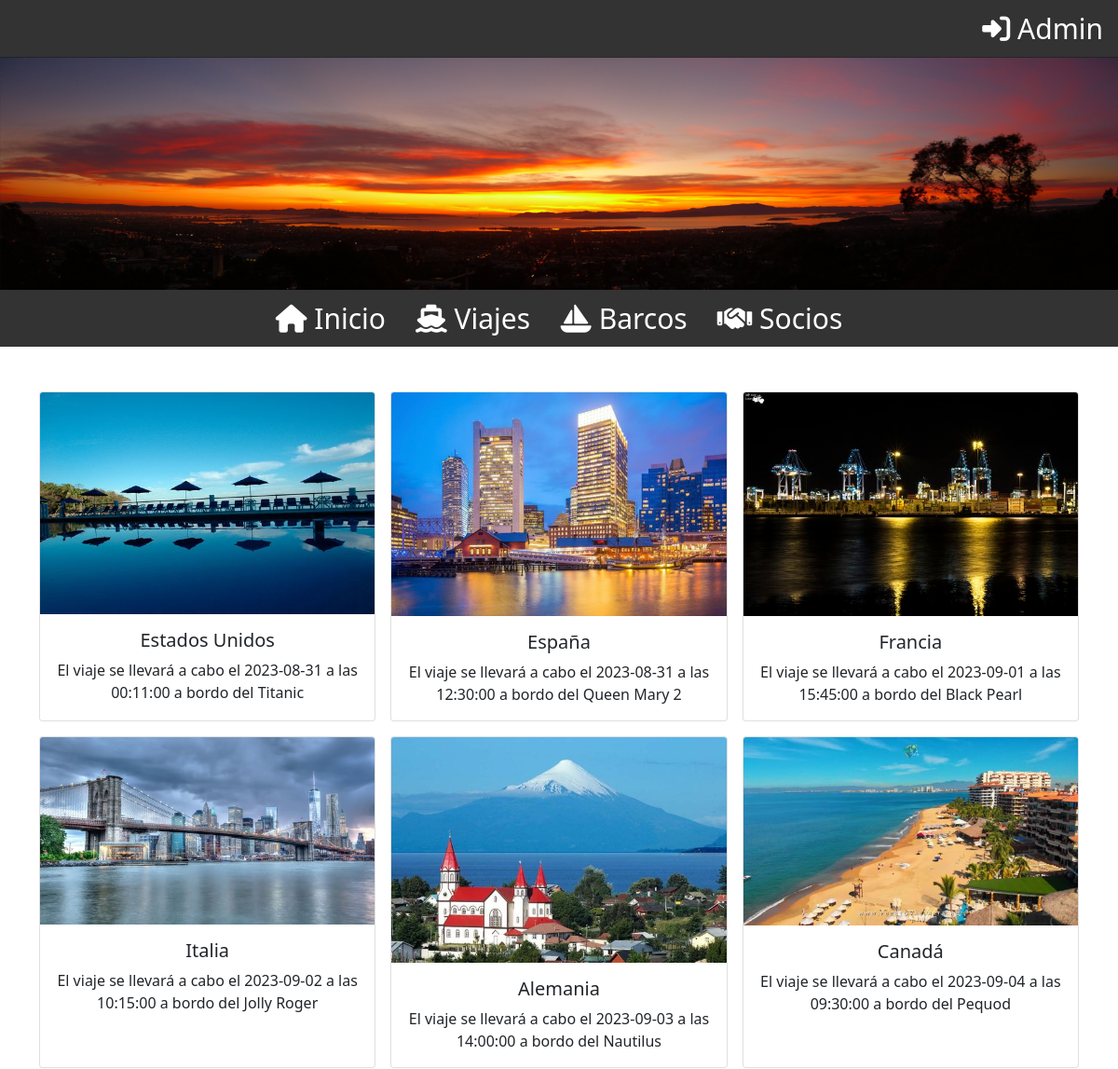
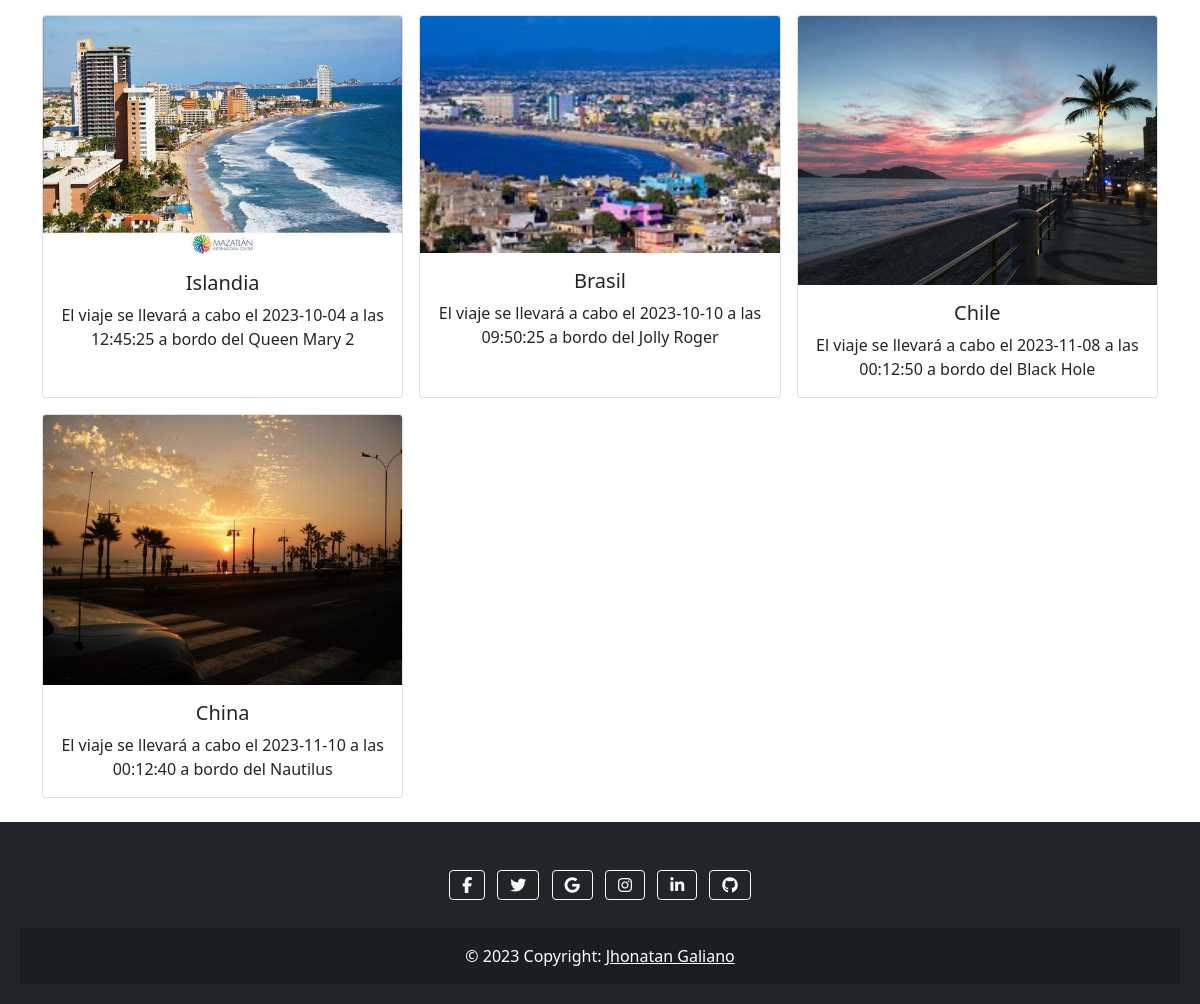
Page /Club_Nautico/paginas/viajes/actualizar_viajes.php on the committed database (2 pictures, top to bottom).
### tables this page shows
CREATE TABLE `salidas` (
  `id_salida` int(11) NOT NULL AUTO_INCREMENT,
  `id_barco` int(11) DEFAULT NULL,
  `fecha_salida` date DEFAULT NULL,
  `hora_salida` time DEFAULT NULL,
  `destino` varchar(45) DEFAULT NULL,
  PRIMARY KEY (`id_salida`),
  KEY `id_barco` (`id_barco`),
  CONSTRAINT `salidas_ibfk_1` FOREIGN KEY (`id_barco`) REFERENCES `barcos` (`id_barco`)
);

CREATE TABLE `barcos` (
  `id_barco` int(11) NOT NULL AUTO_INCREMENT,
  `id_socio` int(11) DEFAULT NULL,
  `numero_matricula` varchar(45) DEFAULT NULL,
  `nombre_barco` varchar(45) DEFAULT NULL,
  `numero_amarre` int(11) DEFAULT NULL,
  `cuota_amarre` decimal(10,2) DEFAULT NULL,
  PRIMARY KEY (`id_barco`),
  KEY `id_socio` (`id_socio`),
  CONSTRAINT `barcos_ibfk_1` FOREIGN KEY (`id_socio`) REFERENCES `socios` (`id_socio`)
);

### Club_Nautico/paginas/viajes/actualizar_viajes.php (the view, shortened to what this page needs)
<?php
    $con = connection();
    $consultar = "SELECT * FROM salidas";
    $query = mysqli_query($con, $consultar);
    include("../../paginas/plantillas/section_superior.php");
    include("../../paginas/plantillas/logo.php");
    include("../../paginas/plantillas/header.php");
    $i = 99;
?>
<div class="grid text-center" style="--bs-columns: 3;">
    <br>
    <br>
    <div class="row row-cols-6 row-cols-md-3 g-3"  style="width: auto">
            <?php while($row = mysqli_fetch_array($query)): ?>
                        <?php
                        $id_barco = $row['id_barco'];
                        $sql_barco = "SELECT nombre_barco FROM barcos WHERE id_barco = $id_barco";
                        $result_barco = $con->query($sql_barco);
                        if ($result_barco->num_rows > 0) {
                            $row_barco = $result_barco->fetch_assoc();
                        }
                        ?>
                        <div class="col">
                            <div class="card h-100">
                                <?php
                                    $i = $i + 1;
                                    $imagenURL = $i . ".jpg";
                                ?>
                                <img src="..\..\img\<?= $imagenURL ?>" class="card-img-top" alt="..." style="height: auto; width: auto">
                                <div class="card-body">
                                    <h5 class="card-title"><?= $row['destino'] ?></h5>
                                    <p class="card-text">El viaje se llevará a cabo el <?= $row['fecha_salida'] ?> a las <?= $row['hora_salida'] ?> a bordo del <?= $row_barco["nombre_barco"] ?></p>
                                </div>
                            </div>
                        </div>
                    <br>
            <?php endwhile; ?>
            </div>
</div>
<br>
<?php include("../../paginas/plantillas/footer.php"); ?>

### Club_Nautico/paginas/plantillas/header.php (style rules this page uses)
body { margin: 0; padding: 0; display: flex; flex-direction: column; min-height: 100vh; }
.content { flex: 1; }

### rows in the picture
salidas: shows a picture, destino "Estados Unidos", fecha_salida "2023-08-31", hora_salida "00:11:00", id_barco.nombre_barco "Titanic"
salidas: shows a picture, destino "España", fecha_salida "2023-08-31", hora_salida "12:30:00", id_barco.nombre_barco "Queen Mary 2"
salidas: shows a picture, destino "Francia", fecha_salida "2023-09-01", hora_salida "15:45:00", id_barco.nombre_barco "Black Pearl"
salidas: shows a picture, destino "Italia", fecha_salida "2023-09-02", hora_salida "10:15:00", id_barco.nombre_barco "Jolly Roger"
salidas: shows a picture, destino "Alemania", fecha_salida "2023-09-03", hora_salida "14:00:00", id_barco.nombre_barco "Nautilus"
salidas: shows a picture, destino "Canadá", fecha_salida "2023-09-04", hora_salida "09:30:00", id_barco.nombre_barco "Pequod"
salidas: shows a picture, destino "Islandia", fecha_salida "2023-10-04", hora_salida "12:45:25", id_barco.nombre_barco "Queen Mary 2"
salidas: shows a picture, destino "Brasil", fecha_salida "2023-10-10", hora_salida "09:50:25", id_barco.nombre_barco "Jolly Roger"
salidas: shows a picture, destino "Chile", fecha_salida "2023-11-08", hora_salida "00:12:50", id_barco.nombre_barco "Black Hole"
salidas: shows a picture, destino "China", fecha_salida "2023-11-10", hora_salida "00:12:40", id_barco.nombre_barco "Nautilus"
